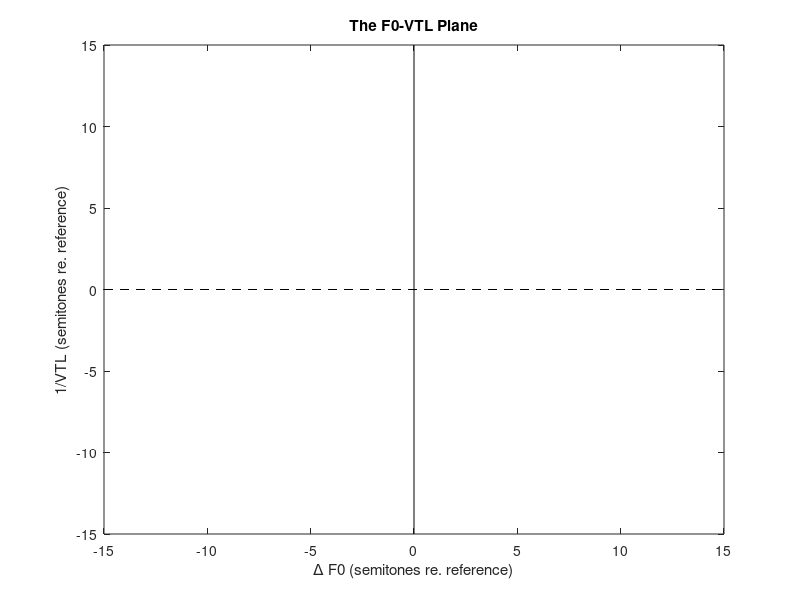

The MATLAB source for this figure:
%Plot F0-VTL plane

y_axis = [-15,15; 0,0];
x_axis = [0,0; -15,15];

plot(x_axis(1,:),x_axis(2,:),'k',...
    y_axis(1,:),y_axis(2,:),'k','LineStyle','--')
xlabel('\Delta F0 (semitones re. reference)')
ylabel('1/VTL (semitones re. reference)')
title('The F0-VTL Plane')